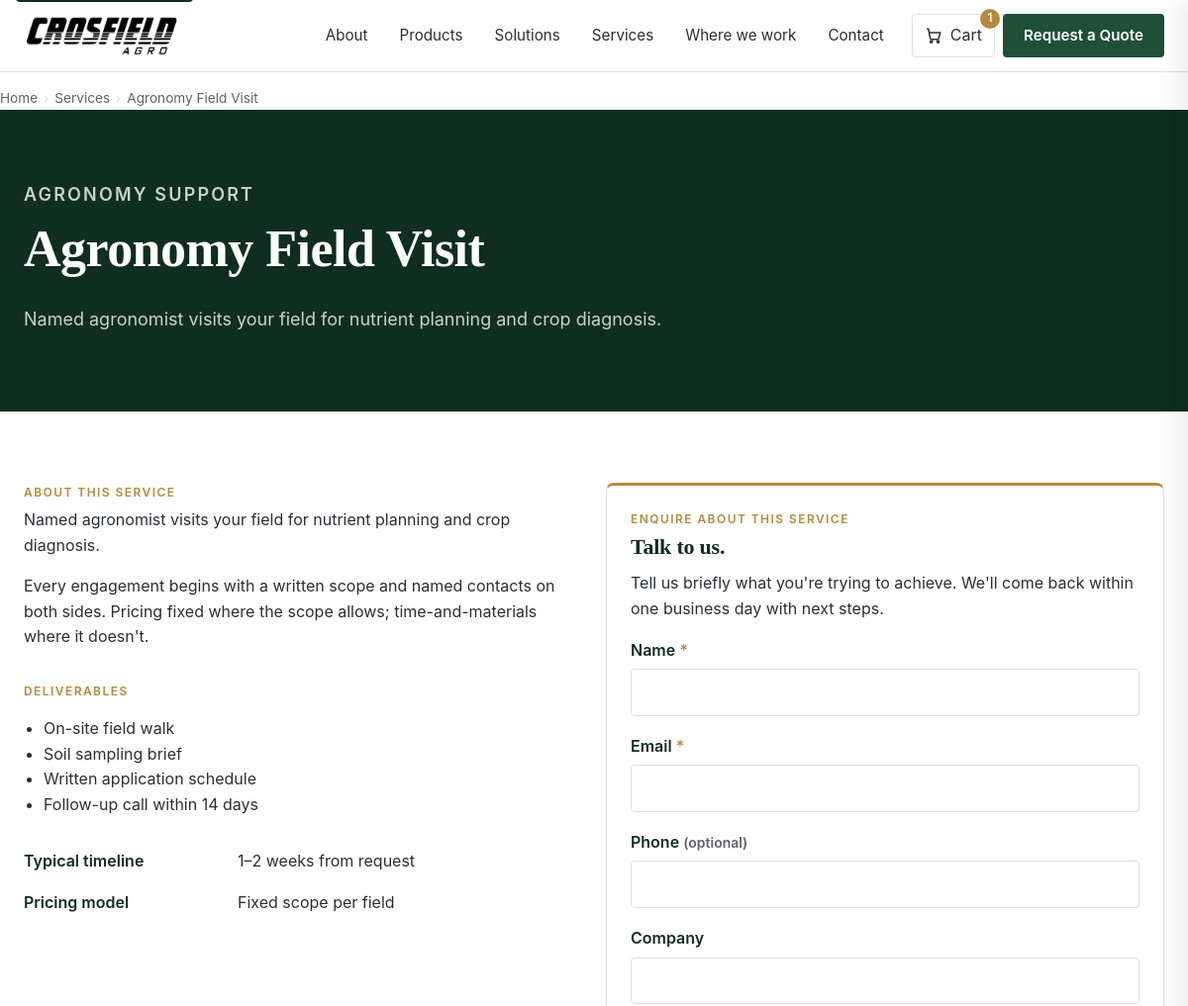
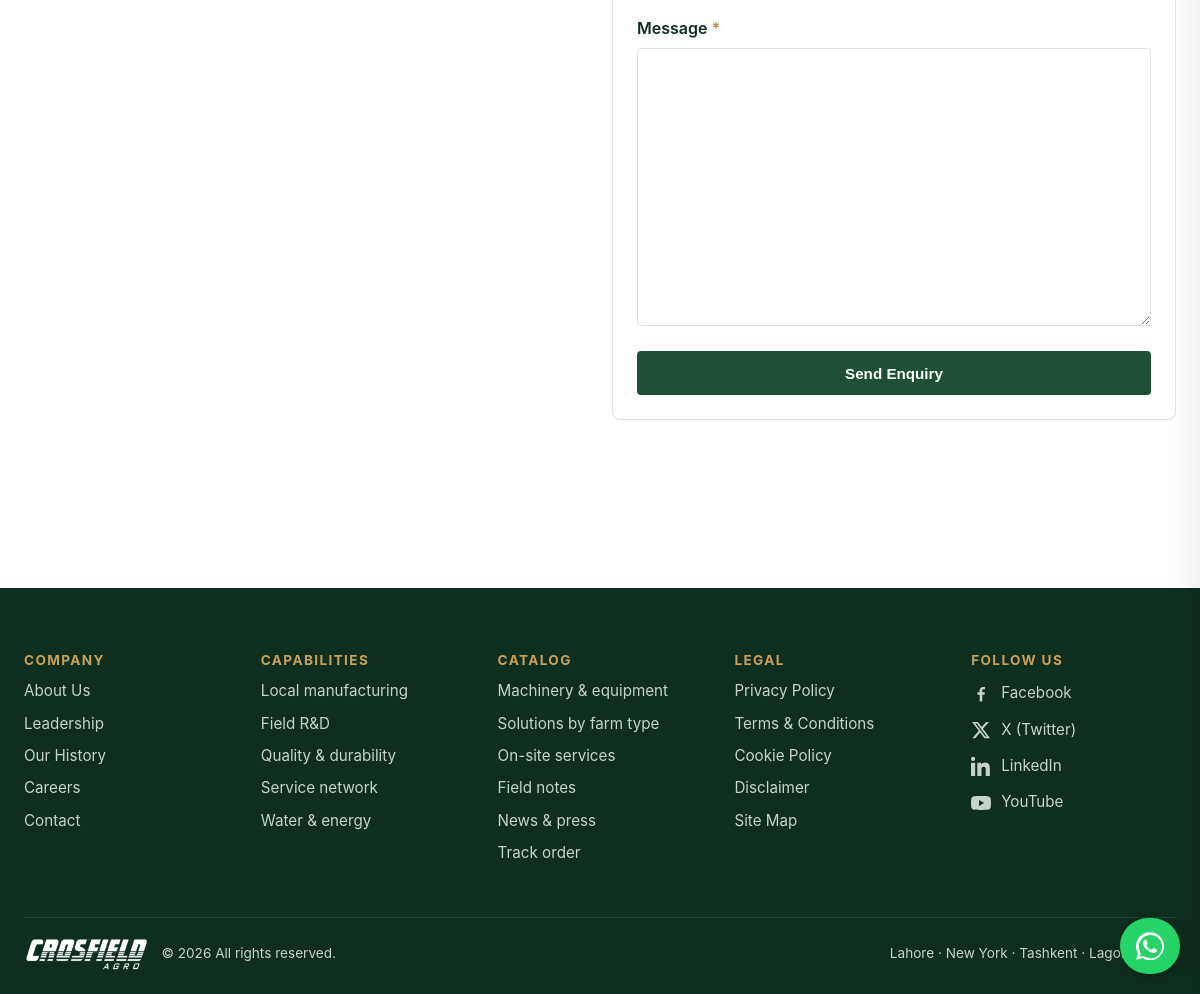
Page /services/agronomy-field-visit/ (signed in) on the committed database (2 pictures, top to bottom).
### apps/services/models.py (models this page shows, shortened)
class ServiceOffering(models.Model):
    name = models.CharField(max_length=140)
    slug = models.SlugField(max_length=160, unique=True, db_index=True)
    category = models.CharField(max_length=24, choices=ServiceCategory.choices, db_index=True)
    summary = models.CharField(max_length=300)
    body = models.TextField(blank=True, help_text=_("Long-form description."))
    deliverables = models.JSONField(
        default=list,
        blank=True,
        help_text=_(
            'List of deliverables, e.g. ["Field visit", "Soil sampling", "Written report"].'
        ),
    )
    typical_timeline = models.CharField(max_length=120, blank=True, help_text=_('e.g. "4–6 weeks"'))
    pricing_model = models.CharField(
        max_length=140,
        blank=True,
        help_text=_('e.g. "Fixed scope" or "Time & materials".'),
    )
    is_active = models.BooleanField(default=True, db_index=True)
    position = models.PositiveIntegerField(default=0, db_index=True)
    seo_title = models.CharField(max_length=70, blank=True)
    seo_description = models.CharField(max_length=170, blank=True)
    created_at = models.DateTimeField(auto_now_add=True)
    updated_at = models.DateTimeField(auto_now=True)
    class Meta:
        ordering = ["position", "name"]
        indexes = [
            models.Index(fields=["is_active", "position"]),
            models.Index(fields=["category", "is_active"]),
        ]
    def get_absolute_url(self) -> str:
        return reverse("services:detail", kwargs={"slug": self.slug})

### apps/services/views.py (the view, shortened to what this page needs)
# urls.py: path("<slug:slug>/", views.ServiceDetailView.as_view(), name="detail"),
class ServiceDetailView(View):
    template_name = "services/service_detail.html"
    def get(self, request: HttpRequest, slug: str) -> HttpResponse:
        offering = get_offering_by_slug(slug)
        if offering is None:
            raise Http404("Service not found")
        return render(
            request,
            self.template_name,
            {"offering": offering, "form": ServiceEnquiryForm()},
        )

### apps/services/forms.py (shortened to what this page needs)
class ServiceEnquiryForm(forms.Form):
    name = forms.CharField(max_length=120)
    email = forms.EmailField()
    phone = forms.CharField(max_length=20, required=False)
    company = forms.CharField(max_length=140, required=False)
    message = forms.CharField(widget=forms.Textarea, max_length=4000)
    website = forms.CharField(required=False, widget=forms.HiddenInput)

### apps/cart/context_processors.py (called while the page is built)
def cart_summary(request) -> dict:
    try:
        cart = get_cart_for_request(request)
    except DatabaseError:
        logger.exception("cart_summary: DB error during cart lookup")
        return {"cart_summary": None}
    return {"cart_summary": get_cart_summary(cart)}

### apps/cart/selectors/cart_selectors.py (called while the page is built)
def get_cart_for_request(request: HttpRequest) -> Cart | None:
    qs = Cart.objects.prefetch_related("items__product", "items__variant")
    if request.user.is_authenticated:
        return qs.filter(user=request.user).first()
    if request.session.session_key:
        return qs.filter(session_key=request.session.session_key).first()
    return None

def cart_line_totals(items: Iterable[CartItem]) -> list[CartLine]:
    lines: list[CartLine] = []
    for item in items:
        unit_price = item.variant.unit_price if item.variant_id else item.product.unit_price
        lines.append(
            CartLine(
                item=item,
                unit_price=unit_price,
                line_total=unit_price * item.quantity,
            )
        )
    return lines

def get_cart_summary(cart: Cart | None) -> CartSummary | None:
    if cart is None:
        return None
    items = list(cart.items.all())
    lines = cart_line_totals(items)
    subtotal = sum((line.line_total for line in lines), Decimal("0.00"))
    currency = items[0].product.currency if items else "PKR"
    return CartSummary(
        cart=cart,
        lines=lines,
        subtotal=subtotal,
        currency=currency,
        item_count=sum(item.quantity for item in items),
    )

### apps/products/models.py (called while the page is built)
    def get_absolute_url(self) -> str:
        return reverse("products:product-detail", kwargs={"slug": self.slug})

### apps/seo/context_processors.py (called while the page is built)
def seo_metadata(request) -> dict:
    try:
        meta = get_metadata_for_path(request.path)
        return {"seo_meta": meta}
    except Exception:
        return {"seo_meta": None}

### apps/seo/selectors/__init__.py (called while the page is built)
def _meta_key(path: str) -> str:
    return f"seo:meta:{path}"

def _redirect_key(path: str) -> str:
    return f"seo:redirect:{path}"

### apps/services/selectors/offering_selectors.py (called while the page is built)
def get_offering_by_slug(slug: str) -> ServiceOffering | None:
    return ServiceOffering.objects.filter(slug=slug, is_active=True).first()

### apps/services/templates/services/service_detail.html (shortened to what this page needs)
{% extends "base.html" %}
{% block content %}
<nav class="breadcrumb container" aria-label="Breadcrumb">
  <ol>
    <li><a href="{% url 'core:home' %}">Home</a></li>
    <li><a href="{% url 'services:list' %}">Services</a></li>
    <li aria-current="page">{{ offering.name }}</li>
  </ol>
</nav>
<section class="hero hero--compact">
  <div class="container">
    <p class="eyebrow">{{ offering.get_category_display }}</p>
    <h1>{{ offering.name }}</h1>
    <p>{{ offering.summary }}</p>
  </div>
</section>
<section class="section">
  <div class="container">
    <div class="grid grid--2" style="align-items: start;">
      <div>
        {% if offering.body %}
          <p class="eyebrow">About this service</p>
          {{ offering.body|linebreaks }}
        {% endif %}
        {% if offering.deliverables %}
          <p class="eyebrow" style="margin-top: 32px;">Deliverables</p>
          <ul>
            {% for d in offering.deliverables %}<li>{{ d }}</li>{% endfor %}
          </ul>
        {% endif %}
        <dl class="facts" style="margin-top: 32px;">
          {% if offering.typical_timeline %}<dt>Typical timeline</dt><dd>{{ offering.typical_timeline }}</dd>{% endif %}
          {% if offering.pricing_model %}<dt>Pricing model</dt><dd>{{ offering.pricing_model }}</dd>{% endif %}
        </dl>
      </div>
      <aside>
        <div class="card card--accent">
          <p class="eyebrow">Enquire about this service</p>
          <h3>Talk to us.</h3>
          <p>Tell us briefly what you're trying to achieve. We'll come back within one business day with next steps.</p>
          <form class="form" method="post" novalidate style="margin-top: 16px;">
            <div>
              <label for="id_name">Name <span class="required" aria-hidden="true">*</span></label>
              {{ form.name }}
            </div>
            <div>
              <label for="id_email">Email <span class="required" aria-hidden="true">*</span></label>
              {{ form.email }}
            </div>
            <div>
              <label for="id_phone">Phone <span class="help">(optional)</span></label>
              {{ form.phone }}
            </div>
            <div>
              <label for="id_company">Company</label>
              {{ form.company }}
            </div>
            <div>
              <label for="id_message">Message <span class="required" aria-hidden="true">*</span></label>
              {{ form.message }}
            </div>
            <button class="button button-primary" type="submit" data-prevent-double-submit>
              Send Enquiry
            </button>
          </form>
        </div>
      </aside>
    </div>
  </div>
</section>
{% endblock %}

### static/core/css/site.css (style rules this page uses)
:root { --color-green-900: #0F2E1F; --color-green-800: #163E2A; --color-green-700: #1E5036; --color-green-600: #267045; --color-green-100: #E9F1EC; --color-gold-600: #B8893C; --color-gold-500: #C9A05A; --color-charcoal: #1B1F23; --color-ink: #2A2F36; --color-muted: #5C636C; --color-rule: #DDE3DC; --color-surface: #FBFAF7; --color-paper: #FFFFFF; --font-serif: "Source Serif 4", "Source Serif Pro", Georgia, "Times New Roman", serif; --font-sans: "Inter", system-ui, -apple-system, "Segoe UI", Roboto, "Helvetica Neue", Arial, sans-serif; --shadow-low: 0 1px 2px rgba(0,0,0,.05); --shadow-mid: 0 4px 16px rgba(0,0,0,.06); --radius-sm: 4px; --radius-md: 8px; --radius-lg: 12px; --container: 1240px; --gutter: 24px; }
*, *::before, *::after { box-sizing: border-box; }
html { -webkit-text-size-adjust: 100%; }
body { margin: 0; font-family: var(--font-sans); font-size: 16px; line-height: 1.6; color: var(--color-ink); background: var(--color-paper); -webkit-font-smoothing: antialiased; text-rendering: optimizeLegibility; }
a { color: var(--color-green-700); text-decoration: underline; text-underline-offset: 3px; text-decoration-thickness: 1px; }
h1, h2, h3, h4, h5 { font-family: var(--font-serif); color: var(--color-green-900); letter-spacing: -0.01em; line-height: 1.2; margin: 0 0 0.5em; }
h1 { font-size: clamp(2rem, 4vw + 1rem, 3.25rem); }
h3 { font-size: 1.375rem; }
p { margin: 0 0 1em; }
ul, ol { padding-left: 1.25em; }
.container { max-width: var(--container); margin: 0 auto; padding: 0 var(--gutter); }
.section { padding: clamp(48px, 6vw, 96px) 0; }
.grid { display: grid; gap: var(--gutter); }
.grid--2 { grid-template-columns: 1fr; }
@media (min-width: 768px) { .grid--2 { grid-template-columns: repeat(2, 1fr); } }
.eyebrow { font-size: 0.75rem; font-weight: 600; text-transform: uppercase; letter-spacing: 0.12em; color: var(--color-gold-600); margin: 0 0 0.5em; }
.button { display: inline-flex; align-items: center; justify-content: center; min-height: 44px; padding: 10px 20px; font-weight: 600; font-size: 0.95rem; text-decoration: none; border-radius: var(--radius-sm); border: 1px solid transparent; cursor: pointer; line-height: 1; transition: background-color 80ms ease, color 80ms ease, border-color 80ms ease; }
.button-primary { background: var(--color-green-700); color: #fff; }
.hero { background: linear-gradient(180deg, rgba(15,46,31,0.85), rgba(15,46,31,0.92)), var(--color-green-900); color: #E7EDE8; padding: clamp(72px, 10vw, 144px) 0 clamp(56px, 8vw, 112px); }
.hero h1 { color: #fff; max-width: 22ch; }
.hero p { color: #C8D2CC; max-width: 64ch; font-size: 1.125rem; }
.hero--compact { padding: clamp(56px, 6vw, 96px) 0 clamp(40px, 5vw, 72px); }
.breadcrumb { font-size: 0.85rem; color: var(--color-muted); padding: 16px 0 0; }
.breadcrumb ol { list-style: none; padding: 0; margin: 0; display: flex; flex-wrap: wrap; gap: 6px; }
.breadcrumb li::after { content: "›"; margin-left: 6px; color: var(--color-rule); }
.breadcrumb li:last-child::after { content: ""; }
.breadcrumb a { color: var(--color-muted); text-decoration: none; }
.card { background: var(--color-paper); border: 1px solid var(--color-rule); border-radius: var(--radius-md); padding: 24px; }
.card h3 { margin-top: 0; }
.card--accent { border-top: 3px solid var(--color-gold-600); }
dl.facts { display: grid; gap: 16px; grid-template-columns: 1fr; }
@media (min-width: 768px) { dl.facts { grid-template-columns: 200px 1fr; } }
dl.facts dt { font-weight: 600; color: var(--color-green-900); }
dl.facts dd { margin: 0; color: var(--color-ink); }
.form { display: grid; gap: 18px; max-width: 640px; }
.form label { display: block; font-weight: 600; color: var(--color-green-900); margin-bottom: 6px; }
.form .required { color: var(--color-gold-600); }
.form input[type="text"], .form input[type="email"], .form input[type="tel"], .form input[type="search"], .form textarea, .form select { width: 100%; min-height: 44px; padding: 10px 12px; border: 1px solid var(--color-rule); border-radius: var(--radius-sm); font: inherit; color: var(--color-ink); background: #fff; }
.form textarea { min-height: 140px; }
.form .help { color: var(--color-muted); font-size: 0.875rem; margin-top: 4px; }

### rows in the picture
ServiceOffering: name "Agronomy Field Visit", category "AGRONOMY SUPPORT", summary "Named agronomist visits your field for nutrient planning and crop diagnosis.", body "Named agronomist visits your field for nutrient planning and crop diagnosis. Every engagement begins with a written scope and named contacts on both sides. Pricing fixed where the scope allows; time-and-materials where it doesn't.", typical_timeline "1–2 weeks from request", pricing_model "Fixed scope per field"

### other values in the picture
{{ cart_summary.item_count }} "1"
{{ d }} "On-site field walk" "Soil sampling brief" "Written application schedule" "Follow-up call within 14 days"
